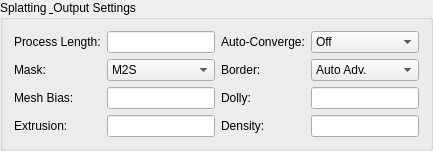
         <widget class="QGroupBox" name="groupBox_splatting_settings">
          <property name="maximumSize">
           <size>
            <width>16777215</width>
            <height>16777215</height>
           </size>
          </property>
          <property name="title">
           <string>Splatting &amp; Output Settings</string>
          </property>
          <layout class="QGridLayout" name="gridLayout_4">
           <item row="1" column="2">
            <widget class="QLabel" name="label_border">
             <property name="text">
              <string>Border:</string>
             </property>
            </widget>
           </item>
           <item row="3" column="1">
            <widget class="QLineEdit" name="lineEdit_mesh_extrusion"/>
           </item>
           <item row="1" column="0">
            <widget class="QLabel" name="label_mask">
             <property name="text">
              <string>Mask:</string>
             </property>
            </widget>
           </item>
           <item row="0" column="3">
            <widget class="QComboBox" name="comboBox_auto_convergence">
             <item>
              <property name="text">
               <string>Off</string>
              </property>
             </item>
            </widget>
           </item>
           <item row="0" column="1">
            <widget class="QLineEdit" name="lineEdit_process_length"/>
           </item>
           <item row="3" column="2">
            <widget class="QLabel" name="label_density">
             <property name="text">
              <string>Density:</string>
             </property>
            </widget>
           </item>
           <item row="2" column="3">
            <widget class="QLineEdit" name="lineEdit_mesh_dolly"/>
           </item>
           <item row="3" column="0">
            <widget class="QLabel" name="label_extrusion">
             <property name="text">
              <string>Extrusion:</string>
             </property>
            </widget>
           </item>
           <item row="0" column="2">
            <widget class="QLabel" name="label_auto_convergence">
             <property name="text">
              <string>Auto-Converge:</string>
             </property>
            </widget>
           </item>
           <item row="0" column="0">
            <widget class="QLabel" name="label_process_length">
             <property name="text">
              <string>Process Length:</string>
             </property>
            </widget>
           </item>
           <item row="1" column="1">
            <widget class="QComboBox" name="comboBox_mask_type">
             <item>
              <property name="text">
               <string>M2S</string>
              </property>
             </item>
            </widget>
           </item>
           <item row="1" column="3">
            <widget class="QComboBox" name="comboBox_border">
             <item>
              <property name="text">
               <string>Auto Adv.</string>
              </property>
             </item>
            </widget>
           </item>
           <item row="2" column="0">
            <widget class="QLabel" name="label_mesh_bias">
             <property name="text">
              <string>Mesh Bias:</string>
             </property>
            </widget>
           </item>
           <item row="2" column="1">
            <widget class="QLineEdit" name="lineEdit_mesh_bias"/>
           </item>
           <item row="2" column="2">
            <widget class="QLabel" name="label_dolly">
             <property name="text">
              <string>Dolly:</string>
             </property>
            </widget>
           </item>
           <item row="3" column="3">
            <widget class="QLineEdit" name="lineEdit_mesh_density"/>
           </item>
          </layout>
         </widget>
